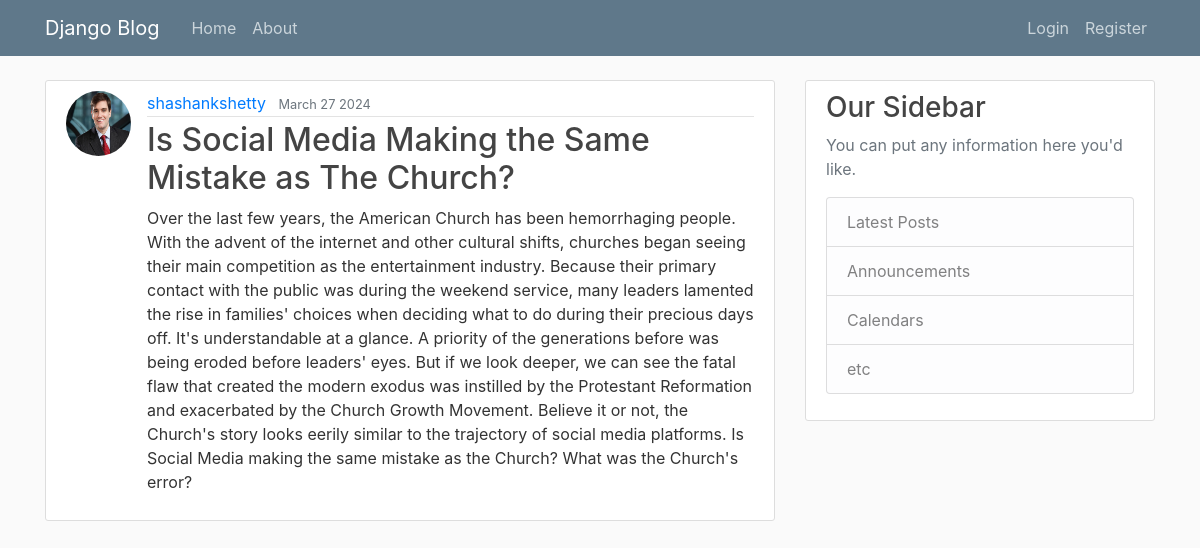
Page /post/56/ on the committed database.
### blog/models.py (models this page shows, shortened)
class Post(models.Model):
	title=models.CharField(max_length=100)
	content=models.TextField()
	date_posted=models.DateTimeField(default=timezone.now)
	author=models.ForeignKey(User,on_delete=models.CASCADE)

### users/models.py (models this page shows, shortened)
class Profile(models.Model):
    user = models.OneToOneField(User, on_delete=models.CASCADE)
    image = models.ImageField(default='new_default.jpg', upload_to='profile_pics')

### blog/views.py (the view)
# urls.py: path('post/<int:pk>/', PostDetailedView.as_view() ,name='post-detail'),
class PostDetailedView(DetailView):
	model=Post

### blog/templates/blog/post_detail.html (shortened to what this page needs)
{% extends "blog/base.html" %}
{%block contents%}
	<article class="media content-section">
			  	<img class="rounded-circle article-img"src="{{object.author.profile.image.url}}">
	  <div class="media-body">
	    <div class="article-metadata">
	      <a class="mr-2" href="{% url 'user-posts' object.author.username%}">{{ object.author }}</a>
	      <small class="text-muted">{{ object.date_posted|date:"F d Y" }}</small>
	    </div>
	    <h2 class="article-title"> {{ object.title }}</h2>
	    <p class="article-content">{{ object.content }}</p>
	  </div>
	</article>
{%endblock contents%}

### blog/static/blog/main.css (style rules this page uses)
body { background: #fafafa; color: #333333; margin-top: 5rem; }
h1, h2, h3, h4, h5, h6 { color: #444444; }
.content-section { background: #ffffff; padding: 10px 20px; border: 1px solid #dddddd; border-radius: 3px; margin-bottom: 20px; }
.article-title { color: #444444; }
.article-content { white-space: pre-line; }
.article-img { height: 65px; width: 65px; margin-right: 16px; }
.article-metadata { padding-bottom: 1px; margin-bottom: 4px; border-bottom: 1px solid #e3e3e3 }

### rows in the picture
Post: author.profile.image (placeholder picture), author "shashankshetty", date_posted "March 27 2024", title "Is Social Media Making the Same Mistake as The Church?", content "Over the last few years, the American Church has been hemorrhaging people. With the advent of the internet and other cultural shifts, churches began seeing their main competition as the entertainment industry. Because their primary contact with the public was during the weekend service, many leaders lamented the rise in families' choices when deciding what to do during their precious days off. It's understandable at a glance. A priority of the generations before was being eroded before leaders' eyes. But if we look deeper, we can see the fatal flaw that created the modern exodus was instilled by the Protestant Reformation and exacerbated by the Church Growth Movement. Believe it or not, the…"
